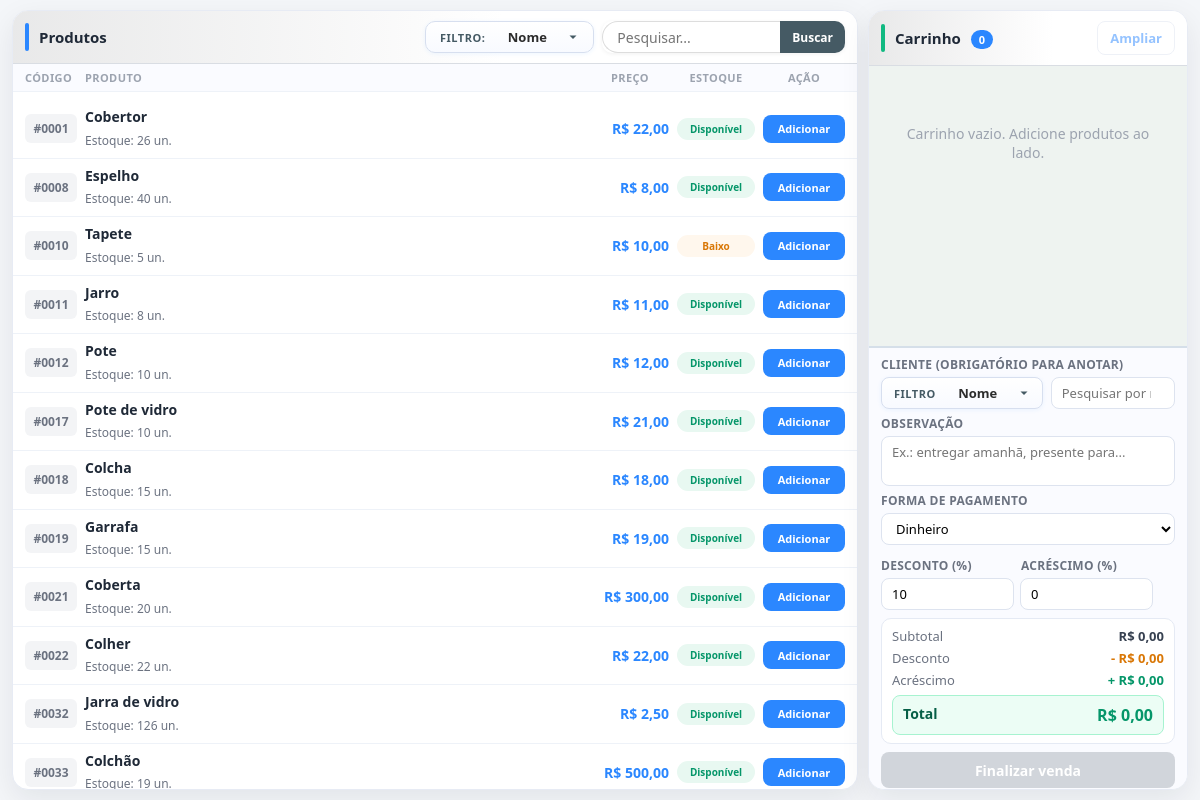
/vendas/, run on an earlier commit of the app's database.
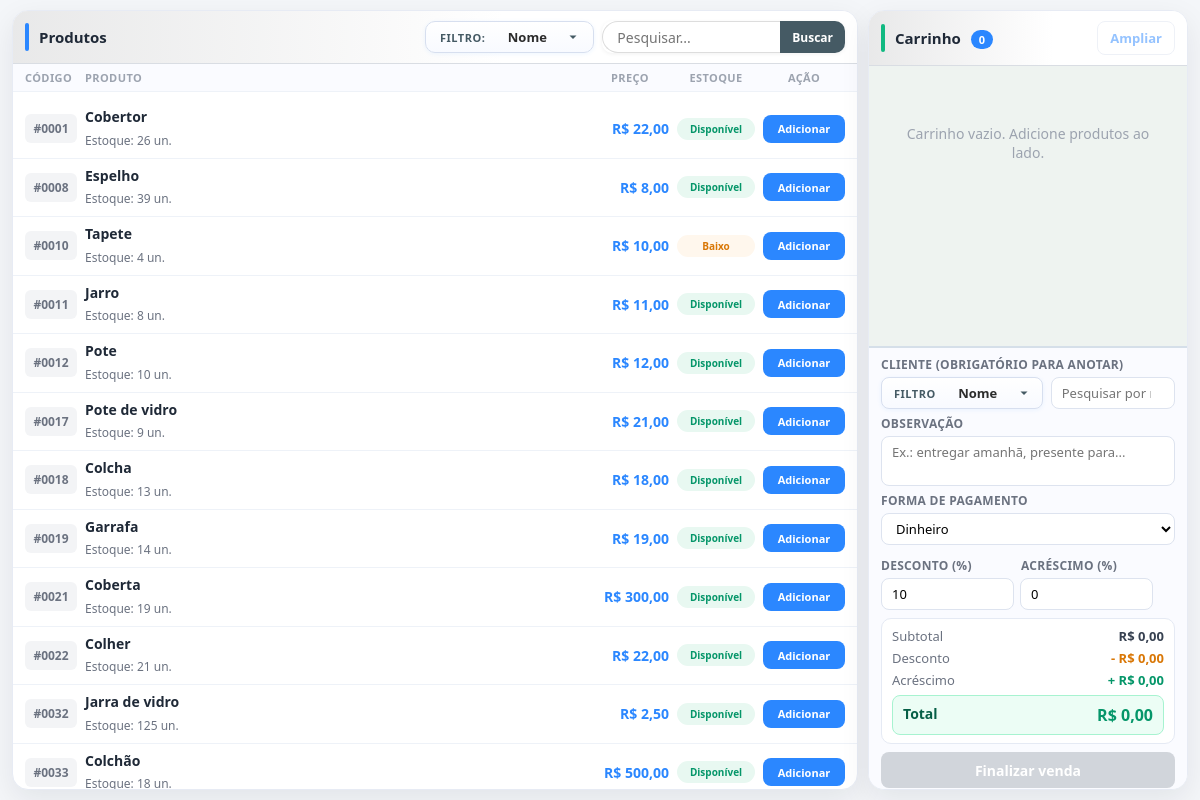
And on a later commit of the database.
### front_end/models.py (models this page shows, shortened)
class Produto(models.Model):
    nome = models.CharField(max_length=120, unique=True)
    codigo = models.CharField(unique=True, max_length=4)
    quantidade = models.DecimalField(max_digits=10, decimal_places=3)
    preco = models.DecimalField(max_digits=12, decimal_places=2)
    dt_adicao = models.DateTimeField(auto_now=True)

### front_end/views.py (the view)
# urls.py: path('vendas/', views.Vendas, name='vendas'),
def Vendas(request):
    termo_busca = request.GET.get("q", "").strip()
    filtro_campo = request.GET.get("campo", CAMPO_PADRAO_PRODUTO).strip() or CAMPO_PADRAO_PRODUTO
    produtos = Produto.objects.all()
    produtos = filtrar_produtos(produtos, filtro_campo, termo_busca)
    produtos = produtos.annotate(
        codigo_int=Cast("codigo", output_field=IntegerField())
    ).order_by("codigo_int")
    clientes = Client.objects.all().order_by("nome")
    contexto = {
        "produtos": produtos,
        "clientes": clientes,
        "busca": termo_busca,
        "filtro_campo": filtro_campo,
        "pagamentos": [
            (valor, rotulo)
            for valor, rotulo in Venda.PAGAMENTO_CHOICES
            if valor != "anotado"
        ],
    }
    return render(request, "pag_vendas.html", contexto)

### front_end/search_filters.py (called while the page is built, shortened)
def filtrar_produtos(queryset, campo: str, termo: str):
    termo = (termo or "").strip()
    if not termo:
        return queryset

### Templates/pag_vendas.html (shortened to what the changed rows need)
<!DOCTYPE html>
<html lang="pt-br">
<head>
</head>
<body>
  <div class="layout">
    <section class="panel">
      <div class="panel-header">
        <div class="panel-title">
          <div>
            <h2>Produtos</h2>
          </div>
        </div>
      </div>
      <div class="produtos-lista" id="produtos-lista-vendas">
        {% for produto in produtos %}
        <div id="produto-row-{{ produto.id }}" class="produto-linha {% if produto.quantidade <= 0 %}sem-estoque{% else %}clicavel{% endif %}"
          data-id="{{ produto.id }}"
          data-codigo="{{ produto.codigo|add:0|stringformat:'04d' }}"
          data-nome="{{ produto.nome }}"
          data-quantidade="{{ produto.quantidade|floatformat:'-3' }}"
          data-preco="{{ produto.preco|floatformat:2 }}"
          data-estoque="{{ produto.quantidade }}">
          <span class="produto-codigo">#{{ produto.codigo|add:0|stringformat:"04d" }}</span>
          <div class="produto-info">
            <strong>{{ produto.nome }}</strong>
            <span>Estoque: <span id="qtd-estoque-{{ produto.id }}">{{ produto.quantidade|floatformat:"-3" }}</span> un.</span>
          </div>
          <span class="produto-preco">R$ {{ produto.preco|floatformat:2 }}</span>
          <span id="badge-estoque-{{ produto.id }}" class="estoque-badge {% if produto.quantidade <= 0 %}zero{% elif produto.quantidade <= 5 %}baixo{% else %}ok{% endif %}">
          </span>
          <button type="button" class="btn btn-add" {% if produto.quantidade <= 0 %}disabled{% endif %}
            onclick="event.stopPropagation(); adicionarProduto({{ produto.id }}, '{{ produto.nome|escapejs }}', '{{ produto.preco }}', '{{ produto.quantidade }}')">Adicionar</button>
        </div>
        {% empty %}
        <div id="empty-produtos-vendas" class="empty-produtos">Nenhum produto encontrado.</div>
        {% endfor %}
      </div>
    </section>
    <aside class="panel">
      <div class="panel-header">
        <div class="panel-title">
          <div>
            <h2>Carrinho <span id="cart-badge" class="cart-badge">0</span></h2>
          </div>
        </div>
      </div>
    </aside>
  </div>
</body>
</html>

What changed in the data, as far as the page shows it:
changed Produto "Espelho": quantidade "40" → "39"
changed Produto "Tapete": quantidade "5" → "4"
changed Produto "Pote de vidro": quantidade "10" → "9"
changed Produto "Colcha": quantidade "15" → "13"
changed Produto "Garrafa": quantidade "15" → "14"
changed Produto "Coberta": quantidade "20" → "19"
changed Produto "Colher": quantidade "22" → "21"
changed Produto "Jarra de vidro": quantidade "126" → "125"
changed Produto "Colchão": quantidade "19" → "18"
